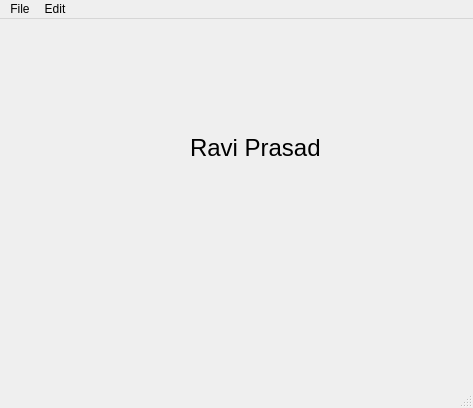
<?xml version="1.0" encoding="UTF-8"?>
<ui version="4.0">
 <class>MainWindow</class>
 <widget class="QMainWindow" name="MainWindow">
  <property name="geometry">
   <rect>
    <x>0</x>
    <y>0</y>
    <width>473</width>
    <height>408</height>
   </rect>
  </property>
  <property name="windowTitle">
   <string>MainWindow</string>
  </property>
  <widget class="QWidget" name="centralwidget">
   <widget class="QLabel" name="label">
    <property name="geometry">
     <rect>
      <x>190</x>
      <y>120</y>
      <width>151</width>
      <height>17</height>
     </rect>
    </property>
    <property name="font">
     <font>
      <pointsize>18</pointsize>
     </font>
    </property>
    <property name="text">
     <string>Ravi Prasad</string>
    </property>
   </widget>
  </widget>
  <widget class="QMenuBar" name="menubar">
   <property name="geometry">
    <rect>
     <x>0</x>
     <y>0</y>
     <width>473</width>
     <height>22</height>
    </rect>
   </property>
   <widget class="QMenu" name="menuFile">
    <property name="title">
     <string>File</string>
    </property>
    <addaction name="actionEdit"/>
    <addaction name="actionSave"/>
    <addaction name="actionSave_as"/>
    <addaction name="actionopen"/>
    <addaction name="actioncopy"/>
    <addaction name="actionpast"/>
   </widget>
   <widget class="QMenu" name="menuEdit">
    <property name="title">
     <string>Edit</string>
    </property>
    <widget class="QMenu" name="menuView">
     <property name="title">
      <string>View</string>
     </property>
     <widget class="QMenu" name="menuFull_View">
      <property name="title">
       <string>Full View</string>
      </property>
      <widget class="QMenu" name="menuWindows_2">
       <property name="title">
        <string>Windows</string>
       </property>
       <addaction name="actionWindows8_2"/>
      </widget>
      <widget class="QMenu" name="menuLinux_2">
       <property name="title">
        <string>Linux</string>
       </property>
       <addaction name="actionRedHat"/>
      </widget>
      <widget class="QMenu" name="menuUbuntu_2">
       <property name="title">
        <string>Ubuntu</string>
       </property>
       <addaction name="action14_02"/>
       <addaction name="action18_02"/>
       <addaction name="action20_2"/>
      </widget>
      <addaction name="menuWindows_2"/>
      <addaction name="menuLinux_2"/>
      <addaction name="actionMac"/>
      <addaction name="menuUbuntu_2"/>
     </widget>
     <widget class="QMenu" name="menuSmall_View">
      <property name="title">
       <string>Small View</string>
      </property>
      <widget class="QMenu" name="menuAndroid">
       <property name="title">
        <string>Android</string>
       </property>
       <addaction name="actionAndroid1"/>
       <addaction name="actionAndroid2"/>
       <addaction name="actionAndroid3"/>
       <addaction name="actionAndroid4"/>
       <addaction name="actionAndroid5"/>
       <addaction name="actionAndroid6"/>
       <addaction name="actionAndroid7"/>
       <addaction name="actionAndroid8"/>
       <addaction name="actionAndroid9"/>
       <addaction name="actionAndroid10"/>
      </widget>
      <widget class="QMenu" name="menuWindows">
       <property name="title">
        <string>Windows</string>
       </property>
       <addaction name="actionWindows8"/>
       <addaction name="actionWindows10"/>
      </widget>
      <widget class="QMenu" name="menuLinux">
       <property name="title">
        <string>Linux</string>
       </property>
       <addaction name="actionRedHat7"/>
      </widget>
      <widget class="QMenu" name="menuUbuntu">
       <property name="title">
        <string>Ubuntu</string>
       </property>
       <addaction name="actionUbuntu_14_02"/>
       <addaction name="actionUbuntu_16_02"/>
       <addaction name="actionUbuntu_18_02"/>
       <addaction name="actionUbunut_20_02"/>
      </widget>
      <widget class="QMenu" name="menuCentOS">
       <property name="title">
        <string>CentOS</string>
       </property>
       <addaction name="actionCentOS6"/>
       <addaction name="actionCentOS7"/>
      </widget>
      <addaction name="menuWindows"/>
      <addaction name="menuLinux"/>
      <addaction name="actionMac_2"/>
      <addaction name="menuUbuntu"/>
      <addaction name="menuCentOS"/>
      <addaction name="actionFedora"/>
      <addaction name="actionMint"/>
      <addaction name="menuAndroid"/>
     </widget>
     <addaction name="menuFull_View"/>
     <addaction name="menuSmall_View"/>
    </widget>
    <addaction name="menuView"/>
    <addaction name="actionPreview"/>
    <addaction name="actionEditBy"/>
   </widget>
   <addaction name="menuFile"/>
   <addaction name="menuEdit"/>
  </widget>
  <widget class="QStatusBar" name="statusbar"/>
  <action name="actionEdit">
   <property name="text">
    <string>Edit</string>
   </property>
  </action>
  <action name="actionSave">
   <property name="text">
    <string>Save</string>
   </property>
  </action>
  <action name="actionSave_as">
   <property name="text">
    <string>Save as</string>
   </property>
   <property name="shortcut">
    <string>Ctrl+S</string>
   </property>
  </action>
  <action name="actionopen">
   <property name="text">
    <string>open</string>
   </property>
  </action>
  <action name="actionPreview">
   <property name="text">
    <string>Preview</string>
   </property>
  </action>
  <action name="actionEditBy">
   <property name="text">
    <string>EditBy</string>
   </property>
  </action>
  <action name="actionMac">
   <property name="text">
    <string>Mac</string>
   </property>
  </action>
  <action name="actionMac_2">
   <property name="text">
    <string>Mac</string>
   </property>
  </action>
  <action name="actionFedora">
   <property name="text">
    <string>Fedora</string>
   </property>
  </action>
  <action name="actionMint">
   <property name="text">
    <string>Mint</string>
   </property>
  </action>
  <action name="actionAndroid1">
   <property name="text">
    <string>Android1</string>
   </property>
  </action>
  <action name="actionAndroid2">
   <property name="text">
    <string>Android2</string>
   </property>
  </action>
  <action name="actionAndroid3">
   <property name="text">
    <string>Android3</string>
   </property>
  </action>
  <action name="actionAndroid4">
   <property name="text">
    <string>Android4</string>
   </property>
  </action>
  <action name="actionAndroid5">
   <property name="text">
    <string>Android5</string>
   </property>
  </action>
  <action name="actionAndroid6">
   <property name="text">
    <string>Android6</string>
   </property>
  </action>
  <action name="actionAndroid7">
   <property name="text">
    <string>Android7</string>
   </property>
  </action>
  <action name="actionAndroid8">
   <property name="text">
    <string>Android8</string>
   </property>
  </action>
  <action name="actionAndroid9">
   <property name="text">
    <string>Android9</string>
   </property>
  </action>
  <action name="actionAndroid10">
   <property name="text">
    <string>Android10</string>
   </property>
  </action>
  <action name="actionWindows8">
   <property name="text">
    <string>Windows8</string>
   </property>
  </action>
  <action name="actionWindows10">
   <property name="text">
    <string>Windows10</string>
   </property>
  </action>
  <action name="actionRedHat7">
   <property name="text">
    <string>RedHat7</string>
   </property>
  </action>
  <action name="actionUbuntu_14_02">
   <property name="text">
    <string>Ubuntu 14.02</string>
   </property>
  </action>
  <action name="actionUbuntu_16_02">
   <property name="text">
    <string>Ubuntu 16.02</string>
   </property>
  </action>
  <action name="actionUbuntu_18_02">
   <property name="text">
    <string>Ubuntu 18.02</string>
   </property>
  </action>
  <action name="actionUbunut_20_02">
   <property name="text">
    <string>Ubunut 20.02</string>
   </property>
  </action>
  <action name="actionCentOS6">
   <property name="text">
    <string>CentOS6</string>
   </property>
  </action>
  <action name="actionCentOS7">
   <property name="text">
    <string>CentOS7</string>
   </property>
  </action>
  <action name="actionWindows8_2">
   <property name="text">
    <string>Windows8</string>
   </property>
  </action>
  <action name="actionRedHat">
   <property name="text">
    <string>RedHat</string>
   </property>
  </action>
  <action name="action14_02">
   <property name="text">
    <string>14.02</string>
   </property>
  </action>
  <action name="action18_02">
   <property name="text">
    <string>18.02</string>
   </property>
  </action>
  <action name="action20_2">
   <property name="text">
    <string>20.2</string>
   </property>
  </action>
  <action name="actioncopy">
   <property name="text">
    <string>copy</string>
   </property>
   <property name="shortcut">
    <string>Ctrl+C</string>
   </property>
  </action>
  <action name="actionpast">
   <property name="text">
    <string>past</string>
   </property>
   <property name="shortcut">
    <string>Ctrl+P</string>
   </property>
  </action>
 </widget>
 <resources/>
 <connections/>
</ui>
